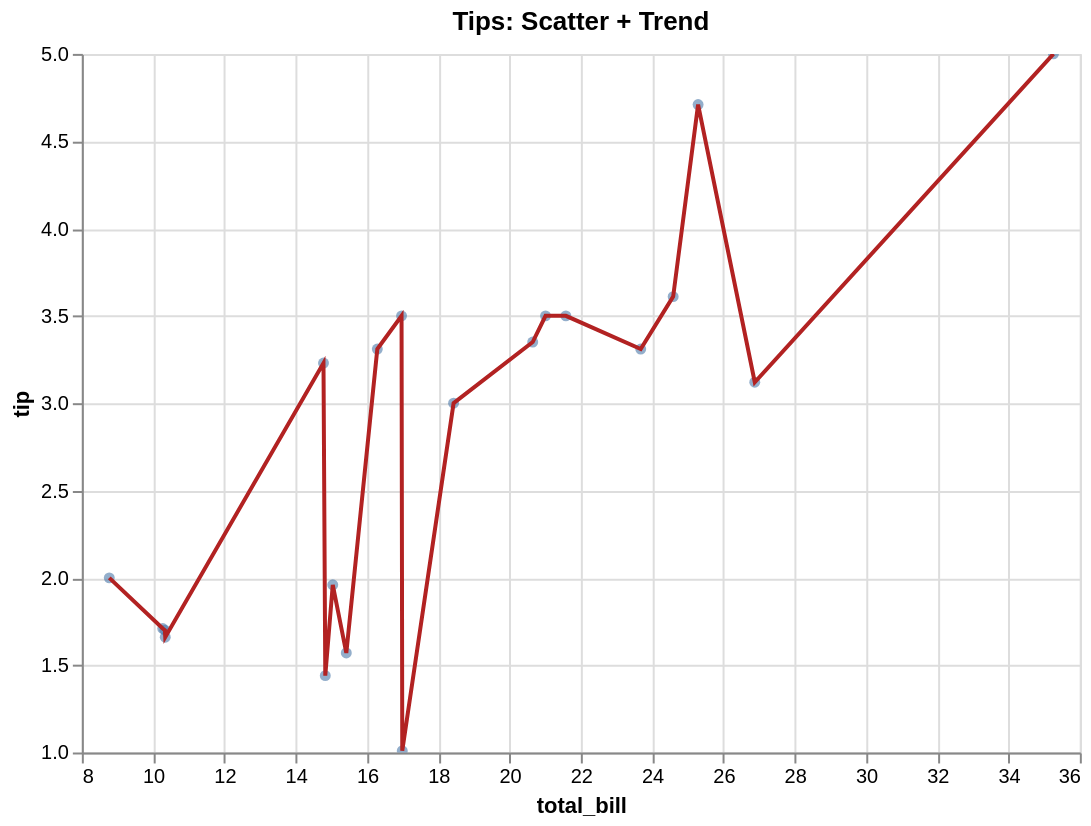

Source (Vega-Lite JSON):
### Vega-Lite specification from a JSON file in a GitHub repository (floating-point values rounded to 4 significant figures)
{"$schema": "https://vega.github.io/schema/vega-lite/v5.json", "data": {"values": [{"day": "Sun", "sex": "Female", "size": 2, "tip": 1.01, "total_bill": 16.99}, {"day": "Sun", "sex": "Male", "size": 3, "tip": 1.66, "total_bill": 10.34}, {"day": "Sun", "sex": "Male", "size": 3, "tip": 3.5, "total_bill": 21.01}, {"day": "Sun", "sex": "Male", "size": 2, "tip": 3.31, "total_bill": 23.68}, {"day": "Sun", "sex": "Female", "size": 4, "tip": 3.61, "total_bill": 24.59}, {"day": "Sun", "sex": "Male", "size": 4, "tip": 4.71, "total_bill": 25.29}, {"day": "Sun", "sex": "Male", "size": 2, "tip": 2.0, "total_bill": 8.77}, {"day": "Sun", "sex": "Male", "size": 4, "tip": 3.12, "total_bill": 26.88}, {"day": "Sun", "sex": "Male", "size": 2, "tip": 1.96, "total_bill": 15.04}, {"day": "Sun", "sex": "Female", "size": 2, "tip": 3.23, "total_bill": 14.78}, {"day": "Sun", "sex": "Male", "size": 2, "tip": 1.71, "total_bill": 10.27}, {"day": "Sun", "sex": "Female", "size": 4, "tip": 5.0, "total_bill": 35.26}, {"day": "Sun", "sex": "Male", "size": 2, "tip": 1.57, "total_bill": 15.42}, {"day": "Sun", "sex": "Male", "size": 2, "tip": 3.0, "total_bill": 18.43}, {"day": "Sun", "sex": "Female", "size": 2, "tip": 1.44, "total_bill": 14.83}, {"day": "Sun", "sex": "Male", "size": 2, "tip": 3.5, "total_bill": 21.58}, {"day": "Sun", "sex": "Male", "size": 3, "tip": 1.7, "total_bill": 10.33}, {"day": "Sun", "sex": "Male", "size": 3, "tip": 3.31, "total_bill": 16.29}, {"day": "Sun", "sex": "Male", "size": 3, "tip": 3.5, "total_bill": 16.97}, {"day": "Sun", "sex": "Male", "size": 3, "tip": 3.35, "total_bill": 20.65}]}, "height": 350, "layer": [{"encoding": {"tooltip": [{"field": "total_bill", "type": "quantitative"}, {"field": "tip", "type": "quantitative"}], "x": {"field": "total_bill", "scale": {"zero": false}, "type": "quantitative"}, "y": {"field": "tip", "scale": {"zero": false}, "type": "quantitative"}}, "mark": {"filled": true, "opacity": 0.6, "type": "point"}, "params": [{"bind": "scales", "name": "grid", "select": {"encodings": ["x", "y"], "type": "interval"}}]}, {"encoding": {"tooltip": [{"field": "total_bill", "type": "quantitative"}, {"field": "tip", "type": "quantitative"}], "x": {"field": "total_bill", "scale": {"zero": false}, "type": "quantitative"}, "y": {"field": "tip", "scale": {"zero": false}, "type": "quantitative"}}, "mark": {"color": "firebrick", "type": "line"}}], "title": "Tips: Scatter + Trend", "width": 500}
